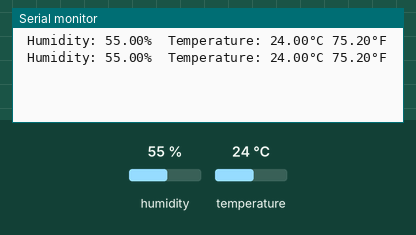
The sketch below on a simulated Arduino Uno, built with avr-gcc and run on an emulated ATmega328P. Parts: the last lines printed to the serial monitor. Inputs (shaded band) come from the test bench; at power-on: humidity 55 %, temperature 24 °C.

Above: at 5.8 s.
5.9 s: humidity set to 22 %
At 8.7 s:
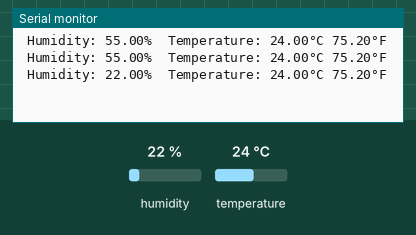
10.1 s: temperature set to 12 °C
At 12.4 s:
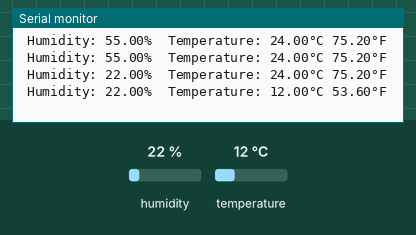
14.3 s: humidity set to 40 %
At 17.5 s:
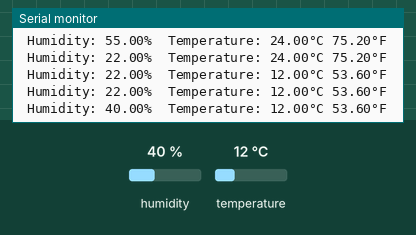
Timing chart, 0 to 19.0 s (numbered marks = the images above; inputs shaded):
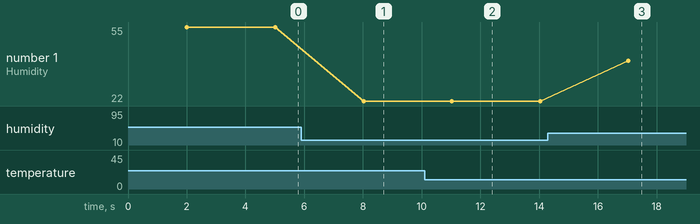

Measured:
- after the input at 5.9 s, the serial monitor: prints a new line after 2.1 s (image 1)
- after the input at 10.1 s, the serial monitor: prints a new line after 0.93 s (image 2)
- after the input at 14.3 s, the serial monitor: prints a new line after 2.7 s (image 3)
- plotted number 1: 55 → 22 after the input at 5.9 s, 22 → 40 after the input at 14.3 s

The sketch:

sketch.ino
```cpp
#include "DHT.h"

#define DHTPIN 4
#define DHTTYPE DHT22
DHT dht(DHTPIN, DHTTYPE);

void setup() {
  Serial.begin(9600);

  dht.begin();
}

void loop() {

  delay(2000);
  float h = dht.readHumidity();

  float t = dht.readTemperature();

  float f = dht.readTemperature(true);

  Serial.print(F("\n Humidity: "));
  Serial.print(h);
  Serial.print(F("%  Temperature: "));
  Serial.print(t);
  Serial.print(F("°C "));
  Serial.print(f);
  Serial.print(F("°F "));
  delay(1000);
}
```
